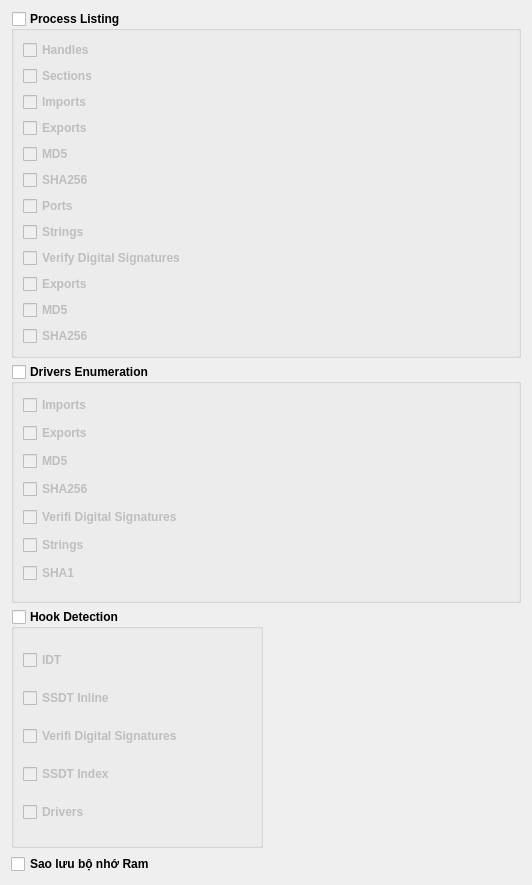
           <widget class="QWidget" name="scrollAreaWidgetContents">
            <property name="geometry">
             <rect>
              <x>0</x>
              <y>0</y>
              <width>532</width>
              <height>885</height>
             </rect>
            </property>
            <layout class="QGridLayout" name="gridLayout_2">
             <item row="1" column="0" colspan="2">
              <widget class="QGroupBox" name="memory_ProcessListing_group">
               <property name="font">
                <font>
                 <pointsize>9</pointsize>
                 <weight>75</weight>
                 <bold>true</bold>
                </font>
               </property>
               <property name="title">
                <string>Process Listing</string>
               </property>
               <property name="flat">
                <bool>true</bool>
               </property>
               <property name="checkable">
                <bool>true</bool>
               </property>
               <property name="checked">
                <bool>false</bool>
               </property>
               <layout class="QGridLayout" name="gridLayout_3">
                <item row="0" column="0">
                 <widget class="QCheckBox" name="checkBox_2">
                  <property name="text">
                   <string>Handles</string>
                  </property>
                 </widget>
                </item>
                <item row="1" column="0">
                 <widget class="QCheckBox" name="checkBox_3">
                  <property name="text">
                   <string>Sections</string>
                  </property>
                 </widget>
                </item>
                <item row="2" column="0">
                 <widget class="QCheckBox" name="checkBox_4">
                  <property name="text">
                   <string>Imports</string>
                  </property>
                 </widget>
                </item>
                <item row="3" column="0">
                 <widget class="QCheckBox" name="checkBox_5">
                  <property name="text">
                   <string>Exports</string>
                  </property>
                 </widget>
                </item>
                <item row="4" column="0">
                 <widget class="QCheckBox" name="checkBox_6">
                  <property name="text">
                   <string>MD5</string>
                  </property>
                 </widget>
                </item>
                <item row="5" column="0">
                 <widget class="QCheckBox" name="checkBox_7">
                  <property name="text">
                   <string>SHA256</string>
                  </property>
                 </widget>
                </item>
                <item row="6" column="0">
                 <widget class="QCheckBox" name="checkBox_38">
                  <property name="text">
                   <string>Ports</string>
                  </property>
                 </widget>
                </item>
                <item row="7" column="0">
                 <widget class="QCheckBox" name="checkBox_45">
                  <property name="text">
                   <string>Strings</string>
                  </property>
                 </widget>
                </item>
                <item row="8" column="0">
                 <widget class="QCheckBox" name="checkBox_40">
                  <property name="text">
                   <string>Verify Digital Signatures</string>
                  </property>
                 </widget>
                </item>
                <item row="9" column="0">
                 <widget class="QCheckBox" name="checkBox_39">
                  <property name="text">
                   <string>Exports</string>
                  </property>
                 </widget>
                </item>
                <item row="10" column="0">
                 <widget class="QCheckBox" name="checkBox_32">
                  <property name="text">
                   <string>MD5</string>
                  </property>
                 </widget>
                </item>
                <item row="11" column="0">
                 <widget class="QCheckBox" name="checkBox_34">
                  <property name="text">
                   <string>SHA256</string>
                  </property>
                 </widget>
                </item>
               </layout>
              </widget>
             </item>
             <item row="2" column="0" colspan="2">
              <widget class="QGroupBox" name="memory_DriversEnumeration_group">
               <property name="font">
                <font>
                 <pointsize>9</pointsize>
                 <weight>75</weight>
                 <bold>true</bold>
                </font>
               </property>
               <property name="title">
                <string>Drivers Enumeration</string>
               </property>
               <property name="flat">
                <bool>true</bool>
               </property>
               <property name="checkable">
                <bool>true</bool>
               </property>
               <property name="checked">
                <bool>false</bool>
               </property>
               <layout class="QGridLayout" name="gridLayout_4">
                <item row="0" column="0">
                 <widget class="QCheckBox" name="checkBox_15">
                  <property name="text">
                   <string>Imports</string>
                  </property>
                 </widget>
                </item>
                <item row="1" column="0">
                 <widget class="QCheckBox" name="checkBox_10">
                  <property name="text">
                   <string>Exports</string>
                  </property>
                 </widget>
                </item>
                <item row="2" column="0">
                 <widget class="QCheckBox" name="checkBox_12">
                  <property name="text">
                   <string>MD5</string>
                  </property>
                 </widget>
                </item>
                <item row="3" column="0">
                 <widget class="QCheckBox" name="checkBox_14">
                  <property name="text">
                   <string>SHA256</string>
                  </property>
                 </widget>
                </item>
                <item row="4" column="0">
                 <widget class="QCheckBox" name="checkBox_9">
                  <property name="text">
                   <string>Verifi Digital Signatures</string>
                  </property>
                 </widget>
                </item>
                <item row="5" column="0">
                 <widget class="QCheckBox" name="checkBox_11">
                  <property name="text">
                   <string>Strings</string>
                  </property>
                 </widget>
                </item>
                <item row="6" column="0">
                 <widget class="QCheckBox" name="checkBox_13">
                  <property name="text">
                   <string>SHA1</string>
                  </property>
                 </widget>
                </item>
               </layout>
              </widget>
             </item>
             <item row="4" column="0">
              <widget class="QCheckBox" name="checkBox_16">
               <property name="font">
                <font>
                 <pointsize>9</pointsize>
                 <weight>75</weight>
                 <bold>true</bold>
                </font>
               </property>
               <property name="text">
                <string>Sao lưu bộ nhớ Ram</string>
               </property>
              </widget>
             </item>
             <item row="3" column="0">
              <widget class="QGroupBox" name="memory_HookDetection">
               <property name="font">
                <font>
                 <pointsize>9</pointsize>
                 <weight>75</weight>
                 <bold>true</bold>
                </font>
               </property>
               <property name="title">
                <string>Hook Detection</string>
               </property>
               <property name="flat">
                <bool>true</bool>
               </property>
               <property name="checkable">
                <bool>true</bool>
               </property>
               <property name="checked">
                <bool>false</bool>
               </property>
               <layout class="QGridLayout" name="gridLayout_5">
                <item row="0" column="0">
                 <widget class="QCheckBox" name="checkBox_96">
                  <property name="text">
                   <string>IDT</string>
                  </property>
                 </widget>
                </item>
                <item row="1" column="0">
                 <widget class="QCheckBox" name="checkBox_98">
                  <property name="text">
                   <string>SSDT Inline</string>
                  </property>
                 </widget>
                </item>
                <item row="2" column="0">
                 <widget class="QCheckBox" name="checkBox_97">
                  <property name="text">
                   <string>Verifi Digital Signatures</string>
                  </property>
                 </widget>
                </item>
                <item row="3" column="0">
                 <widget class="QCheckBox" name="checkBox_99">
                  <property name="text">
                   <string>SSDT Index</string>
                  </property>
                 </widget>
                </item>
                <item row="4" column="0">
                 <widget class="QCheckBox" name="checkBox_89">
                  <property name="text">
                   <string>Drivers</string>
                  </property>
                 </widget>
                </item>
               </layout>
              </widget>
             </item>
            </layout>
           </widget>
